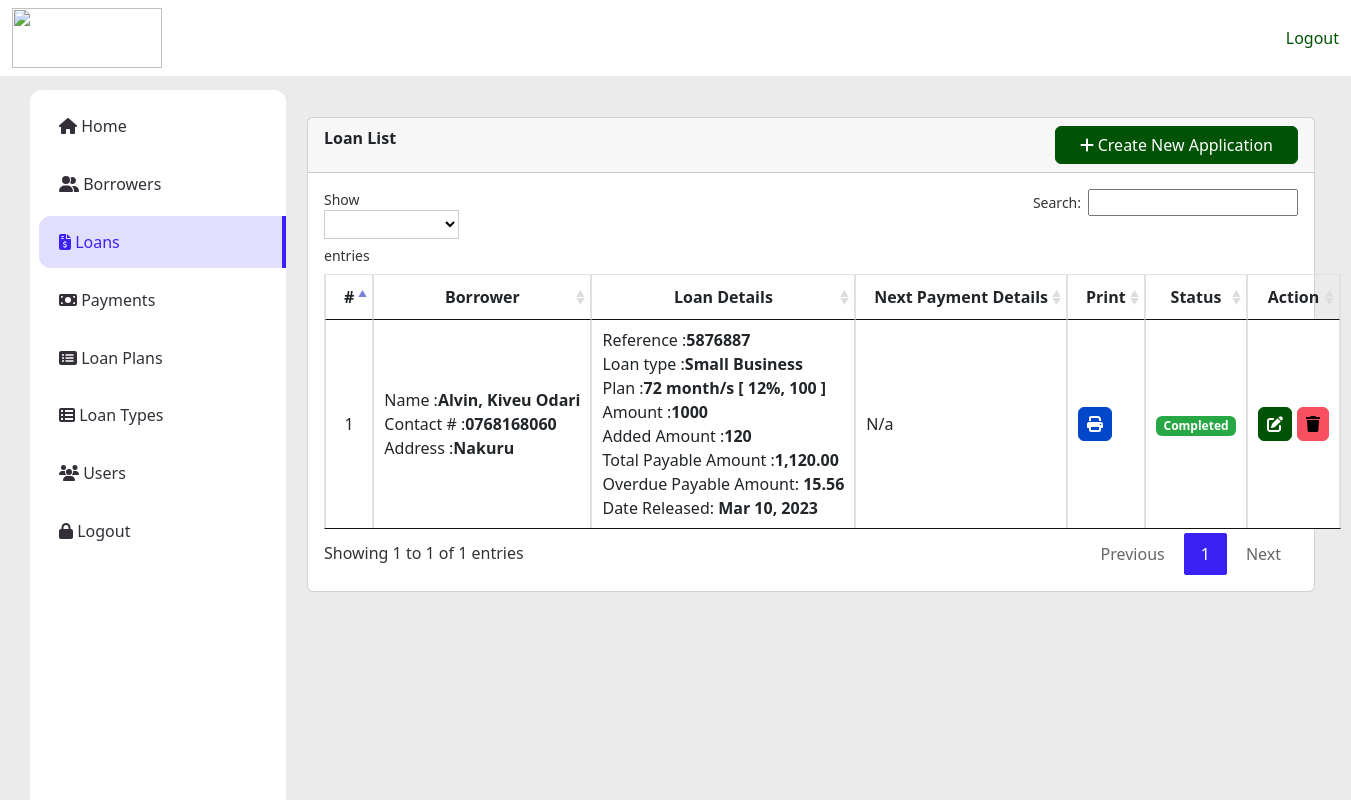
Screenshot of /index.php?page=loans (signed in) with the database file from the repository.
### tables this page shows
CREATE TABLE `loan_list` (
  `id` int(30) NOT NULL,
  `ref_no` varchar(50) NOT NULL,
  `loan_type_id` int(30) NOT NULL,
  `borrower_id` int(30) NOT NULL,
  `purpose` text NOT NULL,
  `amount` double NOT NULL,
  `amountpaid` int(11) NOT NULL,
  `plan_id` int(30) NOT NULL,
  `status` tinyint(1) NOT NULL DEFAULT 0 COMMENT '0= request, 1= confrimed,2=released,3=complteted,4=denied\r\n',
  `date_released` datetime NOT NULL,
  `date_created` datetime NOT NULL DEFAULT current_timestamp() ON UPDATE current_timestamp()
);

CREATE TABLE `borrowers` (
  `id` int(30) NOT NULL,
  `firstname` varchar(100) NOT NULL,
  `middlename` varchar(100) NOT NULL,
  `lastname` varchar(100) NOT NULL,
  `contact_no` varchar(30) NOT NULL,
  `address` text NOT NULL,
  `email` varchar(50) NOT NULL,
  `tax_id` varchar(50) NOT NULL,
  `date_created` int(11) NOT NULL
);

CREATE TABLE `loan_plan` (
  `id` int(30) NOT NULL,
  `months` int(11) NOT NULL,
  `interest_percentage` float NOT NULL,
  `penalty_rate` int(11) NOT NULL
);

### loans.php (the view, shortened to what this page needs)
<?php include 'db_connect.php' ?>
<div class="container-fluid">
  <div class="col-lg-12">
    <div class="card">
      <div class="card-header">
        <large class="card-title">
          <b>Loan List</b>
          <button class="btn btn-primary col-md-3 float-right" type="button" id="new_application"><i
              class="fa fa-plus"></i> Create New Application</button>
        </large>
      </div>
      <div class="card-body">
        <table class="table table-bordered" id="loan-list">
          <colgroup>
            <col width="10%">
            <col width="25%">
            <col width="25%">
            <col width="20%">
            <col width="10%">
            <col width="10%">
          </colgroup>
          <thead>
            <tr>
              <th class="text-center">#</th>
              <th class="text-center">Borrower</th>
              <th class="text-center">Loan Details</th>
              <th class="text-center">Next Payment Details</th>
              <th class="text-center">Print</th>
              <th class="text-center">Status</th>
              <th class="text-center">Action</th>
            </tr>
          </thead>
          <tbody>
            <?php
            $i = 1;
            $type = $conn->query("SELECT * FROM loan_types where id in (SELECT loan_type_id from loan_list) ");
            while ($row = $type->fetch_assoc()) {
              $type_arr[$row['id']] = $row['type_name'];
            }
            $plan = $conn->query("SELECT *,concat(months,' month/s [ ',interest_percentage,'%, ',penalty_rate,' ]') as plan FROM loan_plan where id in (SELECT plan_id from loan_list) ");
            while ($row = $plan->fetch_assoc()) {
              $plan_arr[$row['id']] = $row;
            }
            $qry = $conn->query("SELECT l.*,concat(b.lastname,', ',b.firstname,' ',b.middlename)as name, b.contact_no, b.address from loan_list l inner join borrowers b on b.id = l.borrower_id  order by id asc");
            while ($row = $qry->fetch_assoc()) :
              $monthly = ($row['amount'] + ($row['amount'] * ($plan_arr[$row['plan_id']]['interest_percentage'] / 100))) / $plan_arr[$row['plan_id']]['months'];
              $penalty = $monthly * ($plan_arr[$row['plan_id']]['penalty_rate'] / 100);
            ?>
            <tr>
              <td class="text-center"><?php echo $i++ ?></td>
              <td>
                <p>Name :<b><?php echo $row['name'] ?></b></p>
                <p>Contact # :<b><?php echo $row['contact_no'] ?></b></p>
                <p>Address :<b><?php echo $row['address'] ?></b></p>
              </td>
              <td>
                <p>Reference :<b><?php echo $row['ref_no'] ?></b></p>
                <p>Loan type :<b><?php echo $type_arr[$row['loan_type_id']] ?></b></p>
                <p>Plan :<b><?php echo $plan_arr[$row['plan_id']]['plan'] ?></b></p>
                <p>Amount :<b><?php echo $row['amount'] ?></b></p>
                <p>Added Amount
                  :<b><?php echo number_format($row['amount'] * ($plan_arr[$row['plan_id']]['interest_percentage'] / 100)); ?></b></p>
                <p>Total Payable Amount
                  :<b><?php echo  number_format($monthly * $plan_arr[$row['plan_id']]['months'], 2);
                  $totalpayableamount = $monthly * $plan_arr[$row['plan_id']]['months']
                  ?></b></p>
                <p>Overdue Payable Amount: <b><?php echo number_format($penalty, 2) ?></b></p>
                <?php if ($row['status'] == 2 || $row['status'] == 3) : ?>
                <p>Date Released: <b><?php echo date("M d, Y", strtotime($row['date_released'])) ?></b></p>
                <?php endif; ?>
              </td>
              <td>
                <?php if ($row['status'] == 2) : ?>
                <p>Date: <b>
                    <?php echo date('M d, Y', strtotime($next)); ?>
                  </b></p>
                <p>Monthly amount:<b><?php echo number_format($monthly, 2) ?></b></p>
                <p>Penalty :<b><?php echo $add = (date('Ymd', strtotime($next)) < date("Ymd")) ?  $penalty : 0; ?></b>
                </p>
                <p>Payable Amount :<b><?php echo number_format($monthly + $add, 2) ?></b></p>
                <!-- <p>Paid Amount : <b> <?php  ?></b></p>
                <p>Remaining Amount : <b> <?php  ?></b></p> -->
                <?php else : ?>
                N/a
                <?php endif; ?>
                </td>
                <td>
                  <a href="print.php?refno=<?php echo $row['ref_no']; ?>" class="btn btn-info edit_loan"><i class="fa fa-print"></i></a>
                </td>
              <td class="text-center">
                <?php if ($row['status'] == 0) : ?>
                <span class="badge badge-warning">For Approval</span>
                <?php elseif ($row['status'] == 1) : ?>
                <span class="badge badge-info">Approved</span>
                <?php elseif ($row['status'] == 2) : ?>
                <span class="badge badge-primary">Released</span>
                <?php elseif ($row['status'] == 3) : ?>
                <span class="badge badge-success">Completed</span>
                <?php elseif ($row['status'] == 4) : ?>
                <span class="badge badge-danger">Denied</span>
                <?php endif; ?>
              </td>
              <td class="text-center">
                <button class="btn btn-primary edit_loan" type="button" data-id="<?php echo $row['id'] ?>"><i
                    class="fa fa-edit"></i></button>
                <button class="btn btn-danger delete_loan" type="button" data-id="<?php echo $row['id'] ?>"><i
                    class="fa fa-trash"></i></button>
              </td>
            </tr>
            <?php endwhile; ?>
          </tbody>
        </table>
      </div>
    </div>
  </div>
</div>

### index.php (shortened to what this page needs)
<!DOCTYPE html>
<html lang="en">
<head>
  <?php
  include('./header.php');
  ?>
</head>
<body>
  <?php include 'topbar.php' ?>
  <?php include 'navbar.php' ?>
  <main id="view-panel">
    <?php $page = isset($_GET['page']) ? $_GET['page'] : 'home'; ?>
    <?php include $page . '.php' ?>
  </main>
</body>
</html>

### header.php (shortened to what this page needs)
<link rel="stylesheet" href="assets/font-awesome/css/all.min.css">
<link href="assets/vendor/bootstrap/css/bootstrap.min.css" rel="stylesheet">
<link href="assets/vendor/icofont/icofont.min.css" rel="stylesheet">
<link href="assets/vendor/boxicons/css/boxicons.min.css" rel="stylesheet">
<link href="assets/vendor/venobox/venobox.css" rel="stylesheet">
<link href="assets/vendor/animate.css/animate.min.css" rel="stylesheet">
<link href="assets/vendor/remixicon/remixicon.css" rel="stylesheet">
<link href="assets/vendor/owl.carousel/assets/owl.carousel.min.css" rel="stylesheet">
<link href="assets/vendor/bootstrap-datepicker/css/bootstrap-datepicker.min.css" rel="stylesheet">
<link href="assets/DataTables/datatables.min.css" rel="stylesheet">
<link href="assets/css/jquery.datetimepicker.min.css" rel="stylesheet">
<link href="assets/css/select2.min.css" rel="stylesheet">
<link href="assets/css/style.css" rel="stylesheet">
<link type="text/css" rel="stylesheet" href="assets/css/jquery-te-1.4.0.css">
<link href="scss/main.css" rel="stylesheet">

### topbar.php (shortened to what this page needs)
<nav class="navbar navbar-inverse navbar-expand-lg fixed-top bg-light" style="padding:0;">
  <div class="container-fluid mt-2 mb-2">
    <div class="navbar-header">
      <div class="logo">
        <img src="assets/img/logo.png" height="60px" width="150px">
      </div>
    </div>
    <ul class="nav navbar-nav navbar-right">
      <li><a href="ajax.php?action=logout"><span class="glyphicon glyphicon-log-in"></span> Logout</a></li>
    </ul>
  </div>
</nav>

### navbar.php (shortened to what this page needs)
<nav id="sidebar" class="mx-lt-5 bg-white">
  <div class="sidebar-list">
    <a href="index.php?page=home" class="nav-item nav-home"><span class='icon-field'><i class="fa fa-home"></i></span>
      Home</a>
    <a href="index.php?page=borrowers" class="nav-item nav-borrowers"><span class='icon-field'><i
          class="fa fa-user-friends"></i></span> Borrowers</a>
    <a href="index.php?page=loans" class="nav-item nav-loans"><span class='icon-field'><i
          class="fa fa-file-invoice-dollar"></i></span> Loans</a>
    <a href="index.php?page=payments" class="nav-item nav-payments"><span class='icon-field'><i
          class="fa fa-money-bill"></i></span> Payments</a>
    <a href="index.php?page=plan" class="nav-item nav-plan"><span class='icon-field'><i
          class="fa fa-list-alt"></i></span> Loan Plans</a>
    <a href="index.php?page=loan_type" class="nav-item nav-loan_type"><span class='icon-field'><i
          class="fa fa-th-list"></i></span> Loan Types</a>
    <?php if ($_SESSION['login_type'] == 1) : ?>
    <a href="index.php?page=users" class="nav-item nav-users"><span class='icon-field'><i
          class="fa fa-users"></i></span> Users</a>
    <a href="ajax.php?action=logout" class="nav-item nav-users"><span class='icon-field'><i
          class="fa fa-lock"></i></span> Logout</a>
    <?php endif; ?>
  </div>
</nav>

### assets/css/style.css (style rules this page uses)
body { font-family: "Poppins", sans-serif; color: #444444; width: 100%; height: calc(100%); font-size: .813rem; background-color: #f9fafe; }
a { color: #1977cc; }
nav#sidebar { height: calc(100%); position: fixed; z-index: 99; left: 30px; width: 256px; font-size: 12px; top: 7.5em; padding: 10px 0 0 9px; border-radius: 12px; }
a.nav-item { position: relative; display: block; padding: .90rem 1.25rem; margin-bottom: -1px; background-color: #ffffffc4; color: #332e38; font-size: 16px; margin-bottom: 5px; }
a.nav-item:hover, .nav-item.active { background-color: rgba(60, 33, 247, 0.15); border-radius: 12px 0 0 12px; border-right: 4px solid #3c21f7; color: #3c21f7; }
main#view-panel { margin-left: 272px; width: calc(100% - 273px); margin-top: 6.8em; padding: 0.5em; }
.btn-primary { color: #fff; background-color: #3c21f7; border-color: #3c21f7; }
.btn.edit_course, .btn.delete_course, .btn.view_payment, .btn.edit_fees, .btn.delete_fees, .btn.edit_student, .btn.delete_student, .btn.edit_payment, .btn.delete_payment, .btn.delete_loan, .btn.edit_loan, .btn.delete_plan, .btn.edit_plan, .btn.delete_borrower, .btn.edit_borrower, .btn.edit_ltype, .btn.delete_ltype { padding: 4px 8px; }
.table-bordered td, .table-bordered th { white-space: nowrap; }

### index.php (style rules this page uses)
body { background: #ebebeb; background-size: cover; background-repeat: no-repeat; }
.card { background-color: white; }
.card-body { color: black; }
a { text-decoration: none !important; }

### topbar.php (style rules this page uses)
.logo { margin: auto; font-size: 35px; }

### navbar.php (style rules this page uses)
#sidebar { display: block; }

### loans.php (style rules this page uses)
td p { margin: unset; }
td { vertical-align: middle !important; }

### rows the page displays
loan_list: name "Alvin, Kiveu Odari", borrower.contact_no "0768168060", borrower.address "Nakuru", ref_no "5876887", loan_type "Small Business", plan "72 month/s [ 12%, 100 ]", amount "1000", amount+plan "120", $monthly * $plan_arr[$row['plan_id']]['months'] "1,120.00", penalty "15.56", date_released "Mar 10, 2023", status "N/a"
